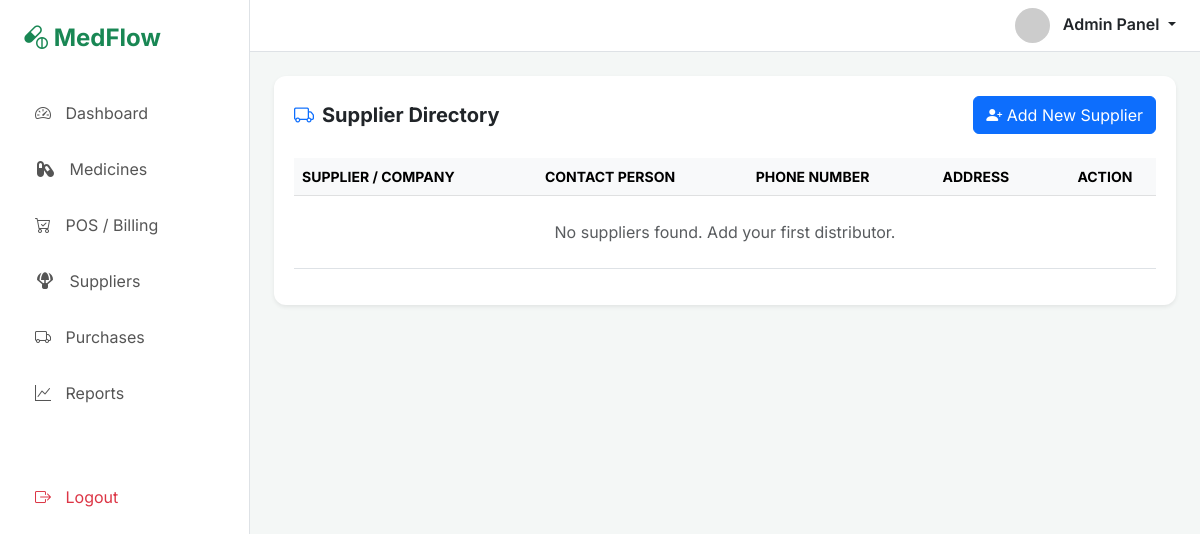
Page /suppliers/ (signed in) on the earlier database version.
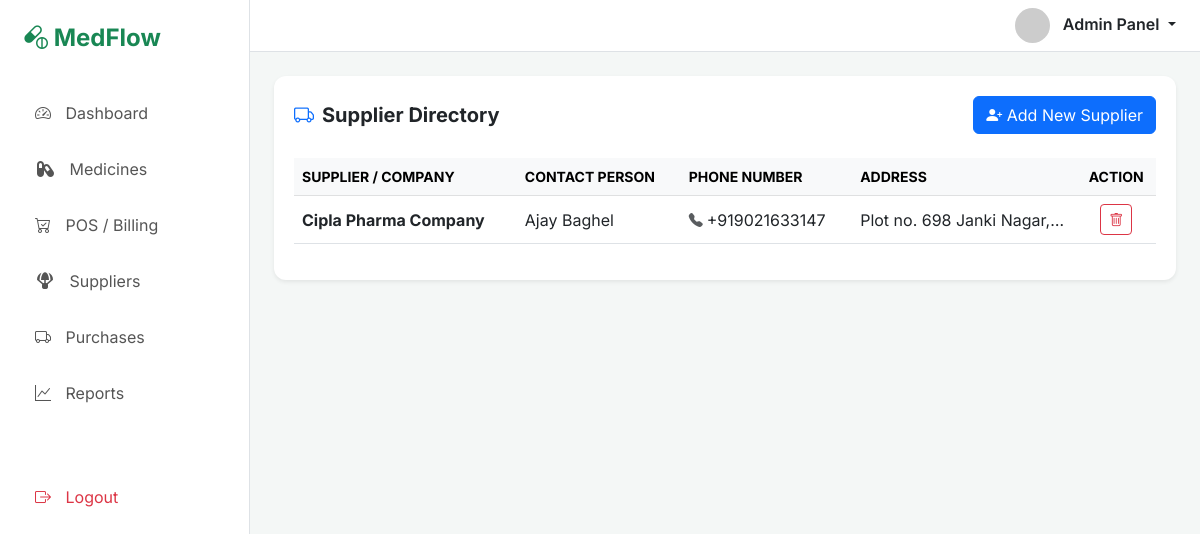
Same page on the later database version.
### medflowapp/models.py (models this page shows)
class Supplier(models.Model):
    phone_regex=RegexValidator(regex=r'^\+?1?\d{9,15}$', message="Format: '+999999999'")
    supplier_name=models.CharField(max_length=50)
    supplier_contact = models.CharField(validators=[phone_regex],max_length=17, unique=True)
    supplier_person = models.CharField(max_length=100)
    supplier_address=models.TextField()

### medflowapp/views.py (the view)
# urls.py: path('suppliers/', views.supplier_list),
@login_required
@cache_control(no_cache=True, must_revalidate=True, no_store=True)
def supplier_list(request):
    suppliers=Supplier.objects.all()
    return render(request, 'medflowapp/suppliers_section.html', {'suppliers':suppliers})

### medflowapp/templates/medflowapp/suppliers_section.html (shortened to what this page needs)
{% extends 'layout/base.html' %}
{% block content %}
<div id="supplier-module" class="module-content">
    <div class="table-container">
        <div class="d-flex justify-content-between align-items-center mb-4">
            <h5 class="fw-bold m-0"><i class="bi bi-truck text-primary me-2"></i>Supplier Directory</h5>
            <button class="btn btn-primary" data-bs-toggle="modal" data-bs-target="#addSupplierModal">
                <i class="bi bi-person-plus-fill"></i> Add New Supplier
            </button>
        </div>
        <div class="table-responsive">
            <table class="table align-middle table-hover">
                <thead class="table-light text-muted small text-uppercase">
                    <tr>
                        <th>Supplier / Company</th>
                        <th>Contact Person</th>
                        <th>Phone Number</th>
                        <th>Address</th>
                        <th class="text-center">Action</th>
                    </tr>
                </thead>
                <tbody>
                    {% for supplier in suppliers %}
                    <tr>
                        <td><span class="fw-bold text-dark">{{ supplier.supplier_name }}</span></td>
                        <td>{{ supplier.supplier_person }}</td>
                        <td><i class="bi bi-telephone-fill small text-muted me-1"></i>{{ supplier.supplier_contact }}</td>
                        <td class="text-truncate" style="max-width: 200px;">{{ supplier.supplier_address }}</td>
                        <td class="text-center">
                            <button class="btn btn-sm btn-outline-danger" onclick="delete_supplier('{{ supplier.id }}')">
                                <i class="bi bi-trash"></i>
                            </button>
                        </td>
                    </tr>
                    {% empty %}
                    <tr>
                        <td colspan="5" class="text-center py-4 text-muted">No suppliers found. Add your first distributor.</td>
                    </tr>
                    {% endfor %}
                </tbody>
            </table>
        </div>
    </div>
</div>
{% endblock %}

Differences in the rows shown:
added Supplier: supplier_name "Cipla Pharma Company", supplier_person "Ajay Baghel", supplier_contact "+919021633147", supplier_address "Plot no. 698 Janki Nagar,…"
Other differences:
text no longer shown: "No suppliers found. Add your first distributor."
